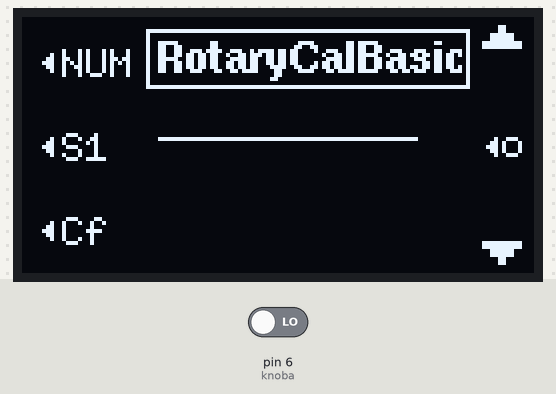
A sketch run on a simulated Arduino Uno, built with avr-gcc and run on an emulated ATmega328P. Shown: 128×64 one-colour display. The inputs (shaded band) are chosen by the test bench; at power-on: pin 6 (knoba) LOW.

Above: at 0.1 s.

The sketch:

mainone.ino
```cpp
#include <Arduino.h>
#include <U8g2lib.h>

#define knoba 6
#define knobb 7
#define knobsw 8

int8_t knobpreva;
U8G2_SH1106_128X64_NONAME_F_HW_I2C u8g2(U8G2_R0, /* reset=*/ U8X8_PIN_NONE);
static const unsigned char image_ButtonLeftSmall_bits[] = {0x04,0x06,0x07,0x06,0x04};
static const unsigned char image_Pin_pointer_bits[] = {0x30,0x00,0x30,0x00,0xfc,0x00,0xfc,0x00,0xff,0x03,0xff,0x03};
static const unsigned char image_Pin_pointer_copy_1_bits[] = {0xff,0x03,0xff,0x03,0xfc,0x00,0xfc,0x00,0x30,0x00,0x30,0x00};

void setup() {
  Serial.begin(9600);
  u8g2.begin();

  pinMode(knoba, INPUT);
  pinMode(knobb, INPUT);
  pinMode(knobsw, INPUT);

  knobpreva = digitalRead(knoba);
}

void loop() {
  int8_t knobcura = digitalRead(knoba), pos=0;
  if (knobpreva < knobcura) {
    if (digitalRead(knobpreva) != knobcura) pos++; // CW
    else pos--; // CCW
  }

  // ===== DISPLAY BASIC COMPONENT =====
  u8g2.clearBuffer();
  drawscreen();
  u8g2.sendBuffer();


  knobpreva = knobcura;
}

void drawscreen() {
  u8g2.setFontMode(1);
  u8g2.setBitmapMode(1);
  u8g2.drawXBM(5, 9, 3, 5, image_ButtonLeftSmall_bits);
  u8g2.drawXBM(5, 30, 3, 5, image_ButtonLeftSmall_bits);
  u8g2.drawXBM(5, 51, 3, 5, image_ButtonLeftSmall_bits);
  u8g2.setFont(u8g2_font_6x10_tr);
  u8g2.drawStr(10, 15, "NUM");
  u8g2.drawStr(10, 36, "S1");
  u8g2.drawStr(10, 57, "Cf");
  u8g2.setFont(u8g2_font_helvB08_tr);
  u8g2.drawStr(34, 14, "RotaryCalBasic");
  u8g2.drawFrame(31, 3, 81, 15);
  u8g2.drawLine(34, 30, 98, 30);

  u8g2.drawXBM(115, 2, 10, 6, image_Pin_pointer_bits);
  u8g2.drawEllipse(123, 20, 1, 1);
  u8g2.drawEllipse(122, 32, 2, 2);
  u8g2.drawEllipse(123, 44, 1, 1);
  u8g2.drawXBM(116, 30, 3, 5, image_ButtonLeftSmall_bits);
  u8g2.drawXBM(115, 56, 10, 6, image_Pin_pointer_copy_1_bits);
}
```
